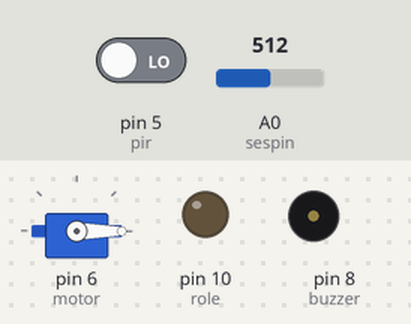
Simulated run of this sketch. Board: Arduino Uno, built with avr-gcc and run on an emulated ATmega328P. Parts: servo, output pins drawn as LEDs (lit = HIGH), buzzer (waves = sounding, pin HIGH). The inputs (shaded band) are chosen by the test bench; at power-on: A0 (sespin) = 512, pin 5 (pir) LOW.

Above: at 1.2 s.
1.3 s: A0 (sespin) set to 33
2.8 s: A0 (sespin) set to 27
At 3.3 s:
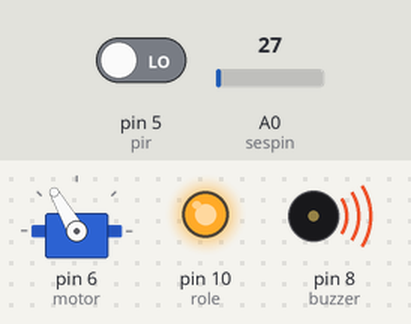
5.8 s: A0 (sespin) set to 122
At 6.1 s:
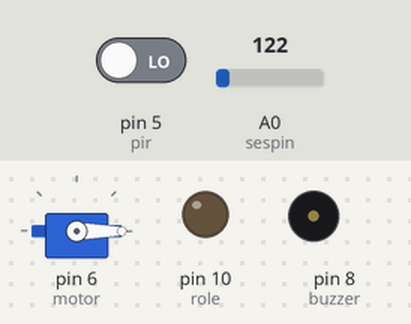
7.3 s: A0 (sespin) set to 20
At 7.8 s:
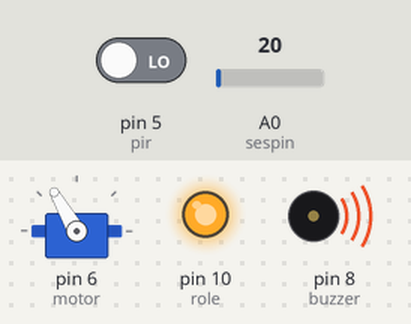
Timing chart, 0 to 10.3 s (numbered marks = the images above; inputs shaded):
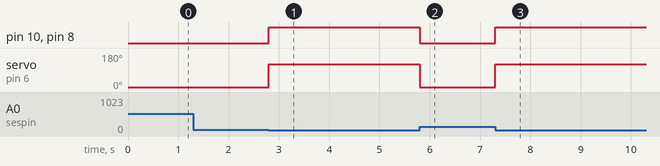

Measured:
- the behaviour switches between 30 and 29 on A0 (sespin) (found by bisection; images 0 and 1)
- after the input at 1.3 s, every drawn part: stays the same
- after the input at 2.8 s, pin 10 (role), pin 8 (buzzer): LOW → HIGH at once; servo on pin 6 (motor): 0° → 120° at once
- after the input at 5.8 s, pin 10 (role), pin 8 (buzzer): HIGH → LOW at once; servo on pin 6 (motor): 120° → 0° at once
- after the input at 7.3 s, pin 10 (role), pin 8 (buzzer): LOW → HIGH at once; servo on pin 6 (motor): 0° → 120° at once

The sketch:

HirsizAlarmKod.ino
```cpp
#include <Servo.h>
int role=10;
int buzzer=8;
int pir=5;
int sespin=A0;
Servo motor;

void setup() {
  motor.attach(6);
  pinMode(role,OUTPUT);
  pinMode(buzzer,OUTPUT);
  pinMode(pir,INPUT);
  pinMode(sespin,INPUT);
  Serial.begin(9600);

}

void loop() {
  int pirdeger=digitalRead(pir);
  int sesdeger=analogRead(sespin);

  if(pirdeger==HIGH || sesdeger<30){
    digitalWrite(role,HIGH);
    motor.write(120);
    digitalWrite(buzzer,HIGH);
    delay(100);
    digitalWrite(buzzer,LOW);
  }
  else{
    digitalWrite(role,LOW);
    motor.write(0);
    digitalWrite(buzzer,LOW);
  }


}
```
